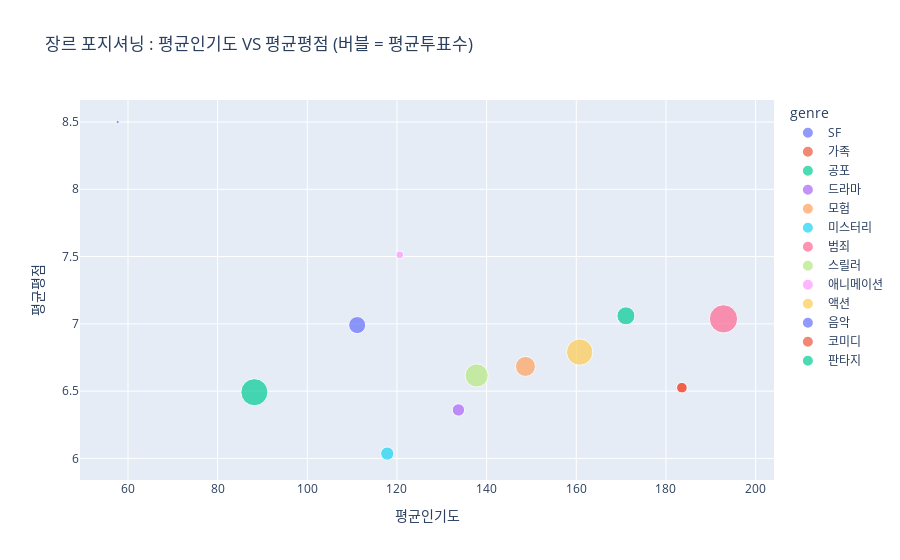

Write notebook code for a chart like this one.
### Code cell
import plotly.express as px

fig = px.scatter(
    agg,
    x="avg_popularity",
    y="avg_vote_average",
    hover_name="genre",
    color="genre",
    size="avg_vote_count",
    title="장르 포지셔닝 : 평균인기도 VS 평균평점 (버블 = 평균투표수)"
    
)

fig.update_layout(xaxis_title="평균인기도", yaxis_title="평균평점")
fig.show()

### Figure 1 — Plotly figure (JSON) as saved in the notebook; plotly's stock layout.template omitted (floating-point values rounded to 4 significant figures)
{"data": [{"hovertemplate": "<b>%{hovertext}</b><br><br>genre=SF<br>avg_popularity=%{x}<br>avg_vote_average=%{y}<br>avg_vote_count=%{marker.size}<extra></extra>", "hovertext": ["SF"], "legendgroup": "SF", "marker": {"color": "#636efa", "size": [351.2], "sizemode": "area", "sizeref": 2.411, "symbol": "circle"}, "mode": "markers", "name": "SF", "orientation": "v", "showlegend": true, "type": "scatter", "x": [111.1], "xaxis": "x", "y": [6.991], "yaxis": "y"}, {"hovertemplate": "<b>%{hovertext}</b><br><br>genre=가족<br>avg_popularity=%{x}<br>avg_vote_average=%{y}<br>avg_vote_count=%{marker.size}<extra></extra>", "hovertext": ["가족"], "legendgroup": "가족", "marker": {"color": "#EF553B", "size": [136], "sizemode": "area", "sizeref": 2.411, "symbol": "circle"}, "mode": "markers", "name": "가족", "orientation": "v", "showlegend": true, "type": "scatter", "x": [183.6], "xaxis": "x", "y": [6.526], "yaxis": "y"}, {"hovertemplate": "<b>%{hovertext}</b><br><br>genre=공포<br>avg_popularity=%{x}<br>avg_vote_average=%{y}<br>avg_vote_count=%{marker.size}<extra></extra>", "hovertext": ["공포"], "legendgroup": "공포", "marker": {"color": "#00cc96", "size": [883.6], "sizemode": "area", "sizeref": 2.411, "symbol": "circle"}, "mode": "markers", "name": "공포", "orientation": "v", "showlegend": true, "type": "scatter", "x": [88.19], "xaxis": "x", "y": [6.492], "yaxis": "y"}, {"hovertemplate": "<b>%{hovertext}</b><br><br>genre=드라마<br>avg_popularity=%{x}<br>avg_vote_average=%{y}<br>avg_vote_count=%{marker.size}<extra></extra>", "hovertext": ["드라마"], "legendgroup": "드라마", "marker": {"color": "#ab63fa", "size": [185], "sizemode": "area", "sizeref": 2.411, "symbol": "circle"}, "mode": "markers", "name": "드라마", "orientation": "v", "showlegend": true, "type": "scatter", "x": [133.7], "xaxis": "x", "y": [6.36], "yaxis": "y"}, {"hovertemplate": "<b>%{hovertext}</b><br><br>genre=모험<br>avg_popularity=%{x}<br>avg_vote_average=%{y}<br>avg_vote_count=%{marker.size}<extra></extra>", "hovertext": ["모험"], "legendgroup": "모험", "marker": {"color": "#FFA15A", "size": [480.8], "sizemode": "area", "sizeref": 2.411, "symbol": "circle"}, "mode": "markers", "name": "모험", "orientation": "v", "showlegend": true, "type": "scatter", "x": [148.7], "xaxis": "x", "y": [6.684], "yaxis": "y"}, {"hovertemplate": "<b>%{hovertext}</b><br><br>genre=미스터리<br>avg_popularity=%{x}<br>avg_vote_average=%{y}<br>avg_vote_count=%{marker.size}<extra></extra>", "hovertext": ["미스터리"], "legendgroup": "미스터리", "marker": {"color": "#19d3f3", "size": [212], "sizemode": "area", "sizeref": 2.411, "symbol": "circle"}, "mode": "markers", "name": "미스터리", "orientation": "v", "showlegend": true, "type": "scatter", "x": [117.8], "xaxis": "x", "y": [6.036], "yaxis": "y"}, {"hovertemplate": "<b>%{hovertext}</b><br><br>genre=범죄<br>avg_popularity=%{x}<br>avg_vote_average=%{y}<br>avg_vote_count=%{marker.size}<extra></extra>", "hovertext": ["범죄"], "legendgroup": "범죄", "marker": {"color": "#FF6692", "size": [964.2], "sizemode": "area", "sizeref": 2.411, "symbol": "circle"}, "mode": "markers", "name": "범죄", "orientation": "v", "showlegend": true, "type": "scatter", "x": [192.8], "xaxis": "x", "y": [7.037], "yaxis": "y"}, {"hovertemplate": "<b>%{hovertext}</b><br><br>genre=스릴러<br>avg_popularity=%{x}<br>avg_vote_average=%{y}<br>avg_vote_count=%{marker.size}<extra></extra>", "hovertext": ["스릴러"], "legendgroup": "스릴러", "marker": {"color": "#B6E880", "size": [652.5], "sizemode": "area", "sizeref": 2.411, "symbol": "circle"}, "mode": "markers", "name": "스릴러", "orientation": "v", "showlegend": true, "type": "scatter", "x": [137.8], "xaxis": "x", "y": [6.617], "yaxis": "y"}, {"hovertemplate": "<b>%{hovertext}</b><br><br>genre=애니메이션<br>avg_popularity=%{x}<br>avg_vote_average=%{y}<br>avg_vote_count=%{marker.size}<extra></extra>", "hovertext": ["애니메이션"], "legendgroup": "애니메이션", "marker": {"color": "#FF97FF", "size": [75], "sizemode": "area", "sizeref": 2.411, "symbol": "circle"}, "mode": "markers", "name": "애니메이션", "orientation": "v", "showlegend": true, "type": "scatter", "x": [120.6], "xaxis": "x", "y": [7.513], "yaxis": "y"}, {"hovertemplate": "<b>%{hovertext}</b><br><br>genre=액션<br>avg_popularity=%{x}<br>avg_vote_average=%{y}<br>avg_vote_count=%{marker.size}<extra></extra>", "hovertext": ["액션"], "legendgroup": "액션", "marker": {"color": "#FECB52", "size": [838.2], "sizemode": "area", "sizeref": 2.411, "symbol": "circle"}, "mode": "markers", "name": "액션", "orientation": "v", "showlegend": true, "type": "scatter", "x": [160.8], "xaxis": "x", "y": [6.79], "yaxis": "y"}, {"hovertemplate": "<b>%{hovertext}</b><br><br>genre=음악<br>avg_popularity=%{x}<br>avg_vote_average=%{y}<br>avg_vote_count=%{marker.size}<extra></extra>", "hovertext": ["음악"], "legendgroup": "음악", "marker": {"color": "#636efa", "size": [14], "sizemode": "area", "sizeref": 2.411, "symbol": "circle"}, "mode": "markers", "name": "음악", "orientation": "v", "showlegend": true, "type": "scatter", "x": [57.71], "xaxis": "x", "y": [8.5], "yaxis": "y"}, {"hovertemplate": "<b>%{hovertext}</b><br><br>genre=코미디<br>avg_popularity=%{x}<br>avg_vote_average=%{y}<br>avg_vote_count=%{marker.size}<extra></extra>", "hovertext": ["코미디"], "legendgroup": "코미디", "marker": {"color": "#EF553B", "size": [136], "sizemode": "area", "sizeref": 2.411, "symbol": "circle"}, "mode": "markers", "name": "코미디", "orientation": "v", "showlegend": true, "type": "scatter", "x": [183.6], "xaxis": "x", "y": [6.526], "yaxis": "y"}, {"hovertemplate": "<b>%{hovertext}</b><br><br>genre=판타지<br>avg_popularity=%{x}<br>avg_vote_average=%{y}<br>avg_vote_count=%{marker.size}<extra></extra>", "hovertext": ["판타지"], "legendgroup": "판타지", "marker": {"color": "#00cc96", "size": [392.2], "sizemode": "area", "sizeref": 2.411, "symbol": "circle"}, "mode": "markers", "name": "판타지", "orientation": "v", "showlegend": true, "type": "scatter", "x": [171.1], "xaxis": "x", "y": [7.06], "yaxis": "y"}], "layout": {"legend": {"itemsizing": "constant", "title": {"text": "genre"}, "tracegroupgap": 0}, "title": {"text": "장르 포지셔닝 : 평균인기도 VS 평균평점 (버블 = 평균투표수)"}, "xaxis": {"anchor": "y", "domain": [0, 1], "title": {"text": "평균인기도"}}, "yaxis": {"anchor": "x", "domain": [0, 1], "title": {"text": "평균평점"}}}}
